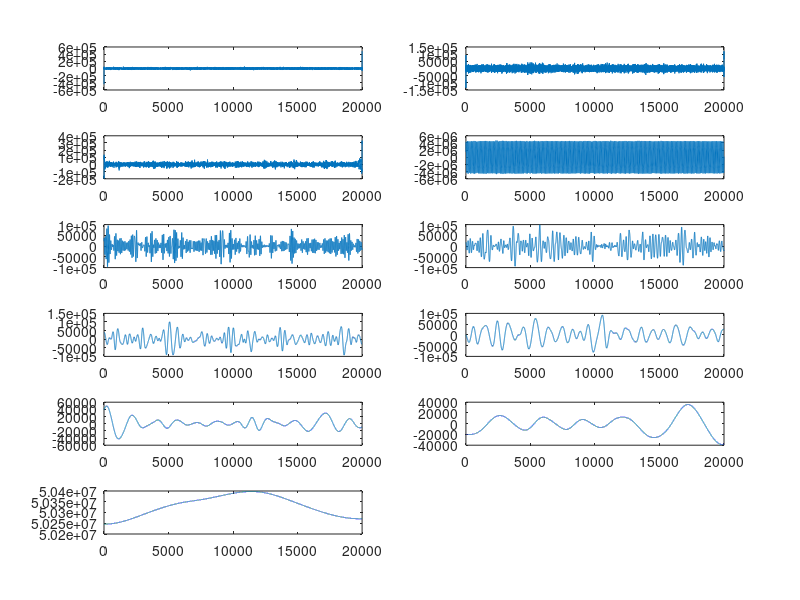
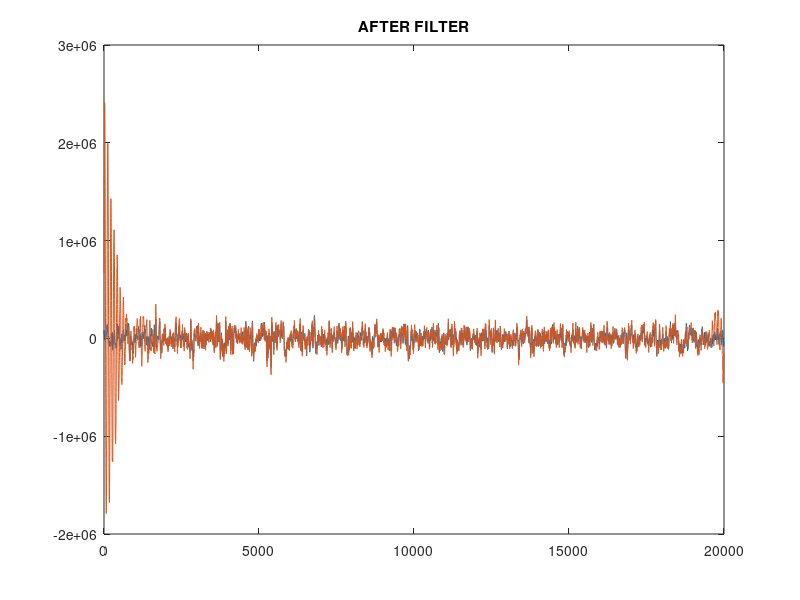

These charts were generated, in order, by the following MATLAB code: (Note: this script raises an error after producing the figures.)
[d,c]=butter(3,50/250,'low');
[b,a]=butter(3,0.5/250,'high');

lower = 2001;      %16000 long
upper = 18000; 

lower_sham = 7001; %16000
upper_sham = 23000;

load('Test_Sham_ERP_SUBJ1.mat')  

ERP_Sham_SMA=filtfilt(b,a,filtfilt(d,c,EEG.Data(1, 15015:45014)));

load('CEEMDAN_SUBJ1_50_500_002_results.mat')

modes = CEEMDAN_SUBJ1_50_500_002_results;

figure(1);
for i = 1:1:11
    subplot(6,2,i)
    plot(modes(i,:))
end 

[n,o] = butter(3,[4.8/250 5.2/250],'stop');
modes(4,:) = filtfilt(n,o,modes(4,:));

reconstructed = zeros(1,20000);

for i= 1:1:11
        reconstructed(1,:) = reconstructed(1,:) + modes(i,:);
end

reconstructed_artif_free = reconstructed(1,:);

FREE_after_filter = filtfilt(b,a,filtfilt(d,c,reconstructed_artif_free));

figure(3);
plot(ERP_Sham_SMA(1,5001 : 25000 ))
hold on
plot(FREE_after_filter)
hold off
title('AFTER FILTER')


%%
%%COEFFICIENT
R1 = corrcoef(ERP_Sham_SMA(1, 7000:23000 ), FREE_after_filter(1,2000:18000));
Coefficient = R1(1,2);

%%
%%RMS
RMS = 10^-3.*rms(ERP_Sham_SMA(1,lower_sham:upper_sham) - FREE_after_filter(1,lower:upper));

%%
%%SNR 
noise = (ERP_Sham_SMA(1,lower_sham:upper_sham) - FREE_after_filter(1,lower:upper));
SNR = (rms(FREE_after_filter(1,lower:upper) / rms(noise) ))^2;
SNR_DB = db(SNR, 'power');
%%
%%Coherence
[cxy,f] = mscohere(ERP_Sham_SMA(1,lower_sham:upper_sham), FREE_after_filter(1,lower:upper), [],[],[],500);

figure(2)
plot(f, cxy);





